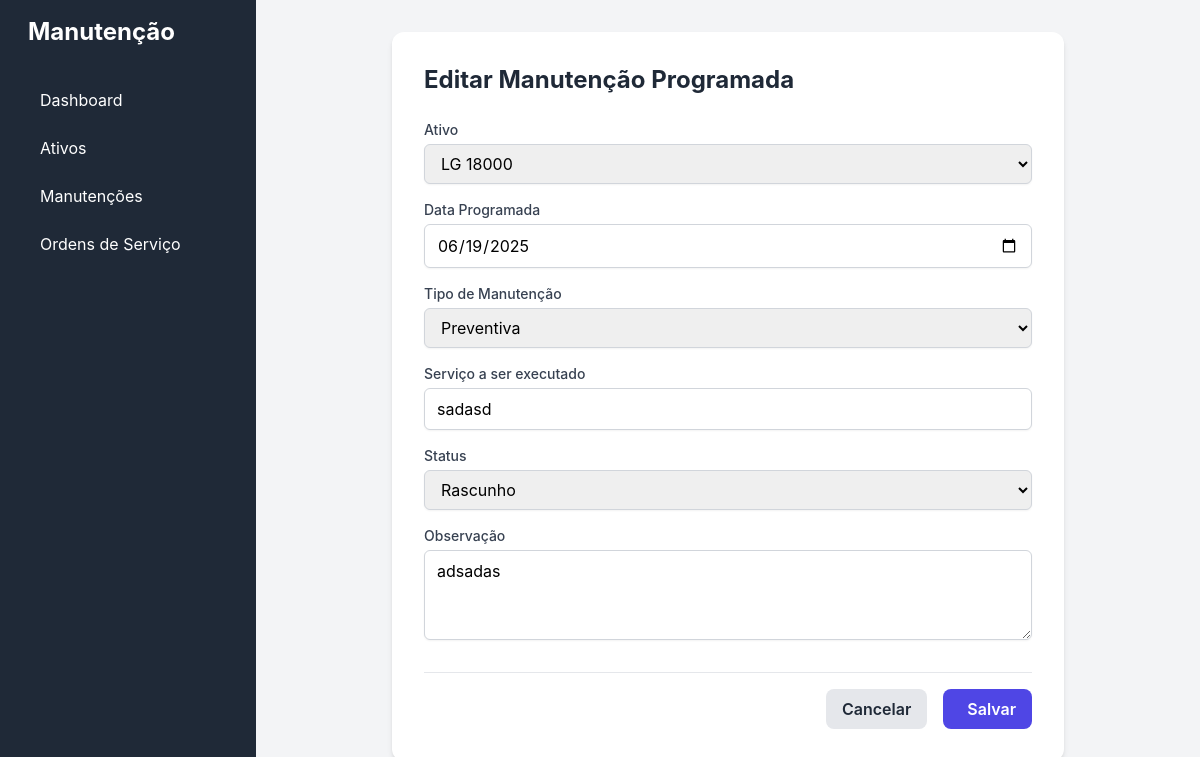
Page /manutencoes/1/editar/ on the committed database.
### manutencao_app/models.py (models this page shows, shortened)
class ManutencaoProgramada(models.Model):
    class TipoManutencaoChoices(models.TextChoices):
        PREVENTIVA = 'PREVENTIVA', 'Preventiva'
        CORRETIVA = 'CORRETIVA', 'Corretiva'
        PREDITIVA = 'PREDITIVA', 'Preditiva'
    class StatusManutencaoChoices(models.TextChoices):
        RASCUNHO = 'RASCUNHO', 'Rascunho'
        PROGRAMADA = 'PROGRAMADA', 'Programada'
        EM_ANDAMENTO = 'EM_ANDAMENTO', 'Em Andamento'
        IMPEDIDA = 'IMPEDIDA', 'Impedida'
        EXECUTADA = 'EXECUTADA', 'Executada'
    ativo = models.ForeignKey(
        Ativo,
        on_delete=models.CASCADE,
        related_name='manutencoes_programadas',
        verbose_name="Ativo"
    )
    data_programada = models.DateField(verbose_name="Data Programada")
    tipo_manutencao = models.CharField(
        max_length=15,
        choices=TipoManutencaoChoices.choices,
        verbose_name="Tipo de Manutenção"
    )
    servico = models.CharField(max_length=255, verbose_name="Serviço a ser executado")
    status = models.CharField(
        max_length=15,
        choices=StatusManutencaoChoices.choices,
        default=StatusManutencaoChoices.RASCUNHO,
        verbose_name="Status"
    )
    observacao = models.TextField(blank=True, null=True, verbose_name="Observação")
    class Meta:
        verbose_name = "Manutenção Programada"
        verbose_name_plural = "Manutenções Programadas"

### manutencao_app/views.py (the view)
# urls.py: path('manutencoes/<int:pk>/editar/', updateViewManutencao.as_view(), name='manutencao_update'),
class updateViewManutencao(UpdateView):
    model = ManutencaoProgramada
    form_class = ManutencaoProgramadaForm
    template_name = 'manutencoes/manutencao_form.html'
    success_url = reverse_lazy('manutencao_list')
    def get(self, request, *args, **kwargs):
        if request.headers.get('x-requested-with') == 'XMLHttpRequest':
            self.object = self.get_object()
            form = self.get_form()
            return render(request, 'manutencoes/partials/manutencao_form_modal.html', {'form': form, 'object': self.object})
        return super().get(request, *args, **kwargs)

### manutencao_app/forms.py
class ManutencaoProgramadaForm(forms.ModelForm):
    class Meta:
        model = ManutencaoProgramada
        fields = ['ativo', 'data_programada', 'tipo_manutencao', 'servico', 'status', 'observacao']
        widgets = {
            'ativo': forms.Select(attrs={'class': 'form-select'}),
            'data_programada': forms.DateInput(attrs={'type': 'date'}),
            'tipo_manutencao': forms.Select(attrs={'class': 'form-select'}),
            'servico': forms.TextInput(attrs={'placeholder': 'Ex: Troca de óleo do motor'}),
            'status': forms.Select(attrs={'class': 'form-select'}),
            'observacao': forms.Textarea(attrs={'rows': 3}),
        }

### manutencao_app/models.py (called while the page is built)
    def __str__(self):
        return self.descricao

### manutencao_app/templates/manutencoes/manutencao_form.html (shortened to what this page needs)
{% extends 'base.html' %}
{% load widget_tweaks %}
{% block content %}
<div class="bg-white p-6 md:p-8 rounded-xl shadow-md max-w-2xl mx-auto">
    <h2 class="text-2xl font-bold text-gray-800 mb-6">
        {% if object %}
            Editar Manutenção Programada
        {% else %}
            Programar Nova Manutenção
        {% endif %}
    </h2>
    <form method="post">
        <div class="space-y-4">
            {% for field in form %}
            <div>
                <label for="{{ field.id_for_label }}" class="block text-sm font-medium text-gray-700">{{ field.label }}</label>
                {% render_field field class="mt-1 block w-full px-3 py-2 border border-gray-300 rounded-md shadow-sm focus:outline-none focus:ring-indigo-500 focus:border-indigo-500" %}
            </div>
            {% endfor %}
        </div>
        <div class="mt-8 flex justify-end gap-4 border-t pt-4">
            <a href="{% url 'manutencao_list' %}" class="bg-gray-200 text-gray-800 px-4 py-2 rounded-lg font-semibold hover:bg-gray-300 transition-colors">
                Cancelar
            </a>
            <button type="submit" class="bg-indigo-600 text-white px-4 py-2 rounded-lg font-semibold hover:bg-indigo-700 transition-colors flex items-center gap-2">
                 Salvar
            </button>
        </div>
    </form>
</div>
{% endblock %}

### manutencao_app/templates/base.html (style rules this page uses)
body { font-family: 'Inter', sans-serif; }

### rows in the picture
ManutencaoProgramada: ativo "LG 18000" "06/19/2025" "Preventiva" "sadasd" "Rascunho" "adsadas"

### other values in the picture
{{ field.label }} "Ativo" "Data Programada" "Tipo de Manutenção" "Serviço a ser executado" "Status" "Observação"
